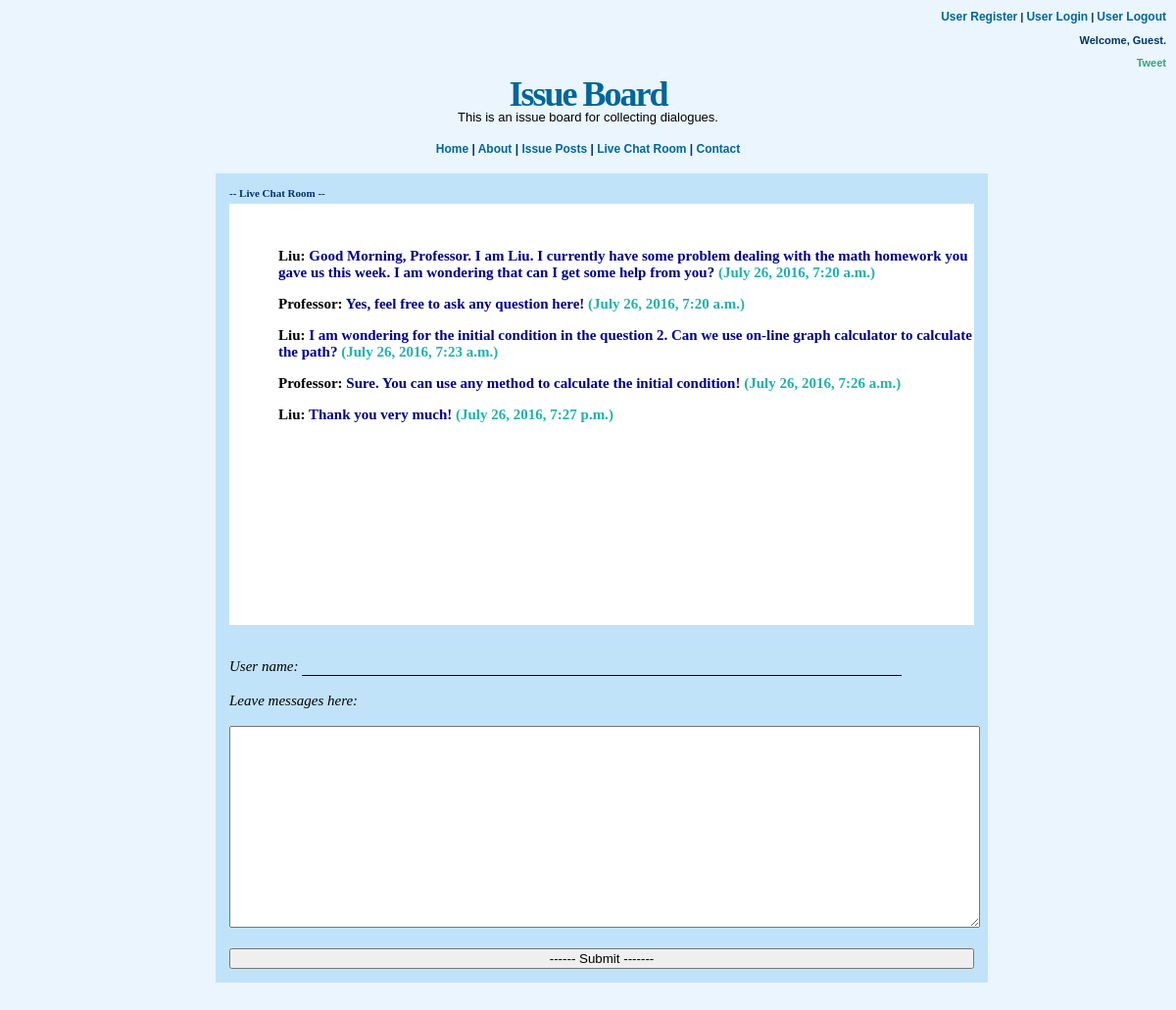
Before: /livechat/stephanie/ with the older database file.
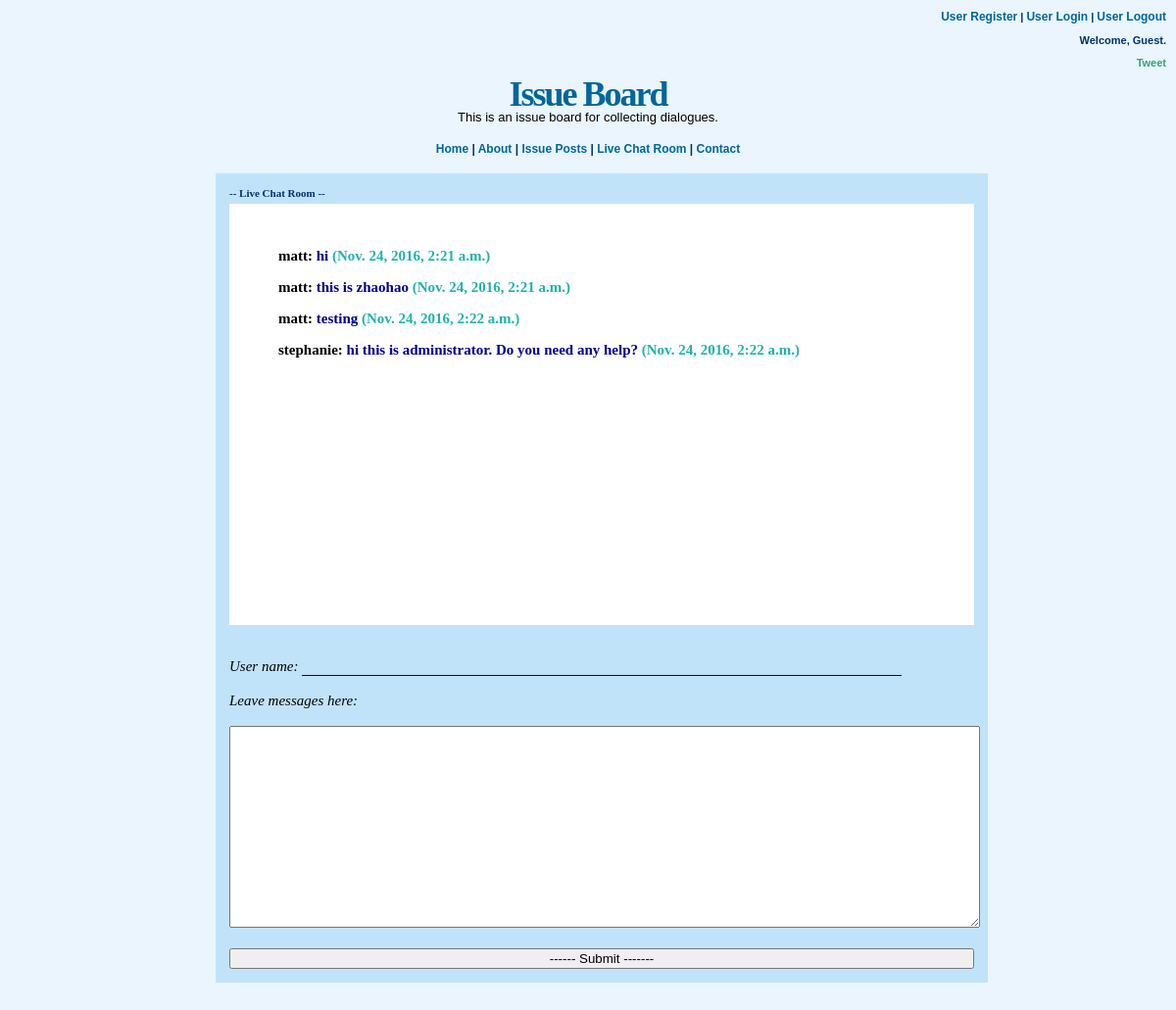
After: the same page with the newer database file.
### livechat/models.py (models this page shows, shortened)
class ChatBoard(models.Model):
    room = models.CharField(max_length=100, default='anonymous')
    name = models.CharField(max_length=100, default='anonymous')
    message = models.TextField(blank=True)
    create_at = models.DateTimeField(auto_created=True, auto_now_add=True)

### livechat/views.py (the view)
# urls.py: url(r'^livechat/(?P<roomname>[\w-]+)/$', livechat, name='livechat'),
def livechat(request, roomname):
    form = MessageForm(request.POST or None)
    message_list = ChatBoard.objects.all().order_by('pk')
    if request.user.is_authenticated():
        room_id = roomname + ' chatroom'
        message_list = message_list.filter(
            Q(room__icontains=room_id)).distinct()
    return render(request, 'livechat.html', {'message_list': message_list, 'form': form, 'roomname':roomname,
                                             'username': request.user.username,})

### livechat/views.py (shortened to what this page needs)
class MessageForm(forms.Form):
    message = forms.CharField(max_length=200)

### templates/livechat.html (shortened to what this page needs)
{% extends 'home.html' %}
{% block content %}
    <h3>
    -- Live Chat Room -- <br>  </h3>
    <div name="message" style="background-color:white;color:black;padding-left:50px; padding-top: 30px;height: 300pt; overflow: scroll;">
    {% for message in message_list %}
    <b style="color:darkblue">
        <p><b style="color:black">{{ message.name  }}:</b>
            <b style="color:darkblue"> {{ message.message }}</b>
            <b style="color:lightseagreen">({{ message.create_at }})</b>
        </p>
    </b>
    {% endfor %}
</div>
<br><br>
<div class = "center">
<form action="/api/chat_submit/{{ roomname }}/" method="post">
    <em>User name: </em>
        <input type="text" name="name" value="{{ user.get_username }}"><br><br>
        <em>Leave messages here: </em><br><br>
        <textarea name ="message" id="message" style="width: 100%;height:200px;" ></textarea><br><br>
        <input type=submit value="------ Submit -------" style="width: 100%;">
</form>
</div>
{% endblock content %}

### templates/home.html (shortened to what this page needs)
<!DOCTYPE html>
<html>
<head>
</head>
<body>
    <div class="header1"><h3 style="background-image:none;padding:10px;text-align:right;">
      <a href="{% url 'register' %}" class="nav">User Register</a> |
        <a href="{% url 'login' %}" class="nav">User Login</a> | <a href="{% url 'logout' %}"  class="nav">User Logout</a>
        {% if user.is_authenticated %}
            <p>Welcome, {{ user.get_username }}. Thanks for logging in.</p>
        {% else %}
            <p>Welcome, Guest.</p>
        {% endif %}
     <a href="https://twitter.com/share" class="twitter-share-button">Tweet</a>
    </h3>
    </div>
    <div class="header2">
        <h1>Issue Board</h1>
        <div style="margin-top:-5px;">This is an issue board for collecting dialogues.</div>
    </div>
<div class="nav-bg-outer">
<div class="nav-bg">
<div class="nav-bg-inner">
     {% block menu %}
    <a href="{% url 'home' %}" class="nav">Home</a> | <a href="{% url 'about' %}" class="nav">About</a> | <a href="{% url 'home_issuepost' %}" class="nav">Issue Posts</a> | <a href="{% url 'livechat' roomname=username %}" class="nav">Live Chat Room</a> | <a href="{% url 'contact' %}" class="nav">Contact</a>
         </div>
 {% endblock menu %}
</div>
</div>
    <div class="main_holder">
    <div class="mid_column">
        {% block content %}{% endblock content %}
    </div>
<br clear="all" /></div><br><br><br><br>
</body>
</html>

Changed rows visible on the page:
removed ChatBoard: name "Liu", message "Good Morning, Professor. I am Liu. I currently have some problem dealing with the math homework you gave us this week. I am wondering that can I get some help from you?", create_at "July 26, 2016, 7:20 a.m."
removed ChatBoard: name "Professor", message "Yes, feel free to ask any question here!", create_at "July 26, 2016, 7:20 a.m."
removed ChatBoard: name "Liu", message "I am wondering for the initial condition in the question 2. Can we use on-line graph calculator to calculate the path?", create_at "July 26, 2016, 7:23 a.m."
removed ChatBoard: name "Professor", message "Sure. You can use any method to calculate the initial condition!", create_at "July 26, 2016, 7:26 a.m."
removed ChatBoard: name "Liu", message "Thank you very much!", create_at "July 26, 2016, 7:27 p.m."
added ChatBoard: name "matt", message "hi", create_at "Nov. 24, 2016, 2:21 a.m."
added ChatBoard: name "matt", message "this is zhaohao", create_at "Nov. 24, 2016, 2:21 a.m."
added ChatBoard: name "matt", message "testing", create_at "Nov. 24, 2016, 2:22 a.m."
added ChatBoard: name "stephanie", message "hi this is administrator. Do you need any help?", create_at "Nov. 24, 2016, 2:22 a.m."
